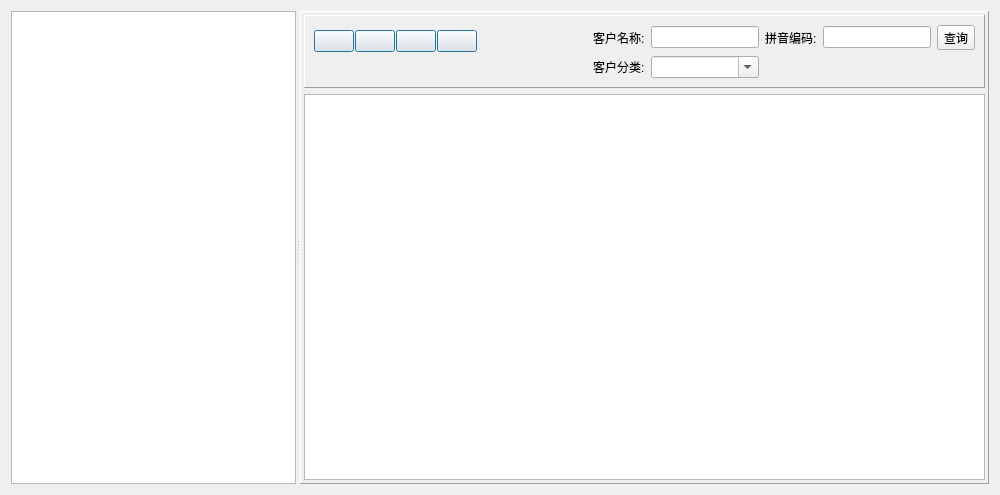
<?xml version="1.0" encoding="UTF-8"?>
<ui version="4.0">
 <class>CusForm</class>
 <widget class="QWidget" name="CusForm">
  <property name="geometry">
   <rect>
    <x>0</x>
    <y>0</y>
    <width>1000</width>
    <height>495</height>
   </rect>
  </property>
  <property name="windowTitle">
   <string>Form</string>
  </property>
  <layout class="QHBoxLayout" name="horizontalLayout">
   <item>
    <widget class="QSplitter" name="splitter">
     <property name="orientation">
      <enum>Qt::Horizontal</enum>
     </property>
     <widget class="QTreeView" name="treeView">
      <property name="sizePolicy">
       <sizepolicy hsizetype="Fixed" vsizetype="Expanding">
        <horstretch>0</horstretch>
        <verstretch>0</verstretch>
       </sizepolicy>
      </property>
      <property name="editTriggers">
       <set>QAbstractItemView::NoEditTriggers</set>
      </property>
      <property name="selectionMode">
       <enum>QAbstractItemView::SingleSelection</enum>
      </property>
      <attribute name="headerHighlightSections">
       <bool>false</bool>
      </attribute>
     </widget>
     <widget class="QFrame" name="frame">
      <property name="frameShape">
       <enum>QFrame::Panel</enum>
      </property>
      <property name="frameShadow">
       <enum>QFrame::Raised</enum>
      </property>
      <layout class="QGridLayout" name="gridLayout_3">
       <property name="margin">
        <number>3</number>
       </property>
       <item row="0" column="0">
        <widget class="QFrame" name="frame_2">
         <property name="sizePolicy">
          <sizepolicy hsizetype="Preferred" vsizetype="Fixed">
           <horstretch>0</horstretch>
           <verstretch>0</verstretch>
          </sizepolicy>
         </property>
         <property name="frameShape">
          <enum>QFrame::Panel</enum>
         </property>
         <property name="frameShadow">
          <enum>QFrame::Raised</enum>
         </property>
         <layout class="QGridLayout" name="gridLayout_2">
          <item row="0" column="4">
           <layout class="QGridLayout" name="gridLayout">
            <property name="spacing">
             <number>1</number>
            </property>
            <item row="0" column="3">
             <widget class="QPushButton" name="cancelButton">
              <property name="sizePolicy">
               <sizepolicy hsizetype="Fixed" vsizetype="Fixed">
                <horstretch>0</horstretch>
                <verstretch>0</verstretch>
               </sizepolicy>
              </property>
              <property name="toolTip">
               <string>Exit</string>
              </property>
              <property name="text">
               <string/>
              </property>
              <property name="icon">
               <iconset>
                <normaloff>:/image/cancel.png</normaloff>:/image/cancel.png</iconset>
              </property>
              <property name="iconSize">
               <size>
                <width>24</width>
                <height>24</height>
               </size>
              </property>
              <property name="default">
               <bool>true</bool>
              </property>
              <property name="flat">
               <bool>false</bool>
              </property>
             </widget>
            </item>
            <item row="0" column="2">
             <widget class="QPushButton" name="delButton">
              <property name="sizePolicy">
               <sizepolicy hsizetype="Fixed" vsizetype="Fixed">
                <horstretch>0</horstretch>
                <verstretch>0</verstretch>
               </sizepolicy>
              </property>
              <property name="toolTip">
               <string>Del</string>
              </property>
              <property name="text">
               <string/>
              </property>
              <property name="icon">
               <iconset>
                <normaloff>:/image/cross_48.png</normaloff>:/image/cross_48.png</iconset>
              </property>
              <property name="iconSize">
               <size>
                <width>24</width>
                <height>24</height>
               </size>
              </property>
              <property name="autoDefault">
               <bool>true</bool>
              </property>
              <property name="default">
               <bool>true</bool>
              </property>
              <property name="flat">
               <bool>false</bool>
              </property>
             </widget>
            </item>
            <item row="0" column="0">
             <widget class="QPushButton" name="newButton">
              <property name="sizePolicy">
               <sizepolicy hsizetype="Fixed" vsizetype="Fixed">
                <horstretch>0</horstretch>
                <verstretch>0</verstretch>
               </sizepolicy>
              </property>
              <property name="toolTip">
               <string>New</string>
              </property>
              <property name="text">
               <string/>
              </property>
              <property name="icon">
               <iconset>
                <normaloff>:/image/Add.png</normaloff>:/image/Add.png</iconset>
              </property>
              <property name="iconSize">
               <size>
                <width>24</width>
                <height>24</height>
               </size>
              </property>
              <property name="autoRepeat">
               <bool>false</bool>
              </property>
              <property name="autoExclusive">
               <bool>false</bool>
              </property>
              <property name="default">
               <bool>true</bool>
              </property>
              <property name="flat">
               <bool>false</bool>
              </property>
             </widget>
            </item>
            <item row="0" column="1">
             <widget class="QPushButton" name="editButton">
              <property name="sizePolicy">
               <sizepolicy hsizetype="Fixed" vsizetype="Fixed">
                <horstretch>0</horstretch>
                <verstretch>0</verstretch>
               </sizepolicy>
              </property>
              <property name="toolTip">
               <string>Edit</string>
              </property>
              <property name="text">
               <string/>
              </property>
              <property name="icon">
               <iconset>
                <normaloff>:/image/edit.png</normaloff>:/image/edit.png</iconset>
              </property>
              <property name="iconSize">
               <size>
                <width>24</width>
                <height>24</height>
               </size>
              </property>
              <property name="autoDefault">
               <bool>true</bool>
              </property>
              <property name="default">
               <bool>true</bool>
              </property>
             </widget>
            </item>
            <item row="1" column="0">
             <widget class="QLabel" name="label_4">
              <property name="sizePolicy">
               <sizepolicy hsizetype="Fixed" vsizetype="Fixed">
                <horstretch>0</horstretch>
                <verstretch>0</verstretch>
               </sizepolicy>
              </property>
              <property name="text">
               <string/>
              </property>
             </widget>
            </item>
           </layout>
          </item>
          <item row="0" column="5">
           <layout class="QGridLayout" name="gridLayout_4">
            <item row="0" column="2">
             <widget class="QLineEdit" name="nameEdit">
              <property name="sizePolicy">
               <sizepolicy hsizetype="Fixed" vsizetype="Fixed">
                <horstretch>0</horstretch>
                <verstretch>0</verstretch>
               </sizepolicy>
              </property>
             </widget>
            </item>
            <item row="0" column="4">
             <widget class="QLineEdit" name="pinyinEdit">
              <property name="sizePolicy">
               <sizepolicy hsizetype="Fixed" vsizetype="Fixed">
                <horstretch>0</horstretch>
                <verstretch>0</verstretch>
               </sizepolicy>
              </property>
             </widget>
            </item>
            <item row="0" column="0">
             <spacer name="horizontalSpacer">
              <property name="orientation">
               <enum>Qt::Horizontal</enum>
              </property>
              <property name="sizeHint" stdset="0">
               <size>
                <width>40</width>
                <height>20</height>
               </size>
              </property>
             </spacer>
            </item>
            <item row="0" column="3">
             <widget class="QLabel" name="labelPinyin">
              <property name="sizePolicy">
               <sizepolicy hsizetype="Fixed" vsizetype="Preferred">
                <horstretch>0</horstretch>
                <verstretch>0</verstretch>
               </sizepolicy>
              </property>
              <property name="text">
               <string>拼音编码:</string>
              </property>
             </widget>
            </item>
            <item row="0" column="5">
             <widget class="QToolButton" name="queryButton">
              <property name="text">
               <string>查询</string>
              </property>
              <property name="icon">
               <iconset>
                <normaloff>:/image/search_48.png</normaloff>:/image/search_48.png</iconset>
              </property>
              <property name="iconSize">
               <size>
                <width>24</width>
                <height>24</height>
               </size>
              </property>
              <property name="toolButtonStyle">
               <enum>Qt::ToolButtonTextBesideIcon</enum>
              </property>
             </widget>
            </item>
            <item row="1" column="2">
             <widget class="QComboBox" name="typeComboBox">
              <property name="editable">
               <bool>true</bool>
              </property>
             </widget>
            </item>
            <item row="0" column="1">
             <widget class="QLabel" name="labelName">
              <property name="sizePolicy">
               <sizepolicy hsizetype="Fixed" vsizetype="Preferred">
                <horstretch>0</horstretch>
                <verstretch>0</verstretch>
               </sizepolicy>
              </property>
              <property name="text">
               <string>客户名称:</string>
              </property>
             </widget>
            </item>
            <item row="1" column="1">
             <widget class="QLabel" name="labelType">
              <property name="text">
               <string>客户分类:</string>
              </property>
             </widget>
            </item>
           </layout>
          </item>
         </layout>
        </widget>
       </item>
       <item row="1" column="0">
        <widget class="QTableView" name="tableView">
         <property name="editTriggers">
          <set>QAbstractItemView::NoEditTriggers</set>
         </property>
         <property name="sortingEnabled">
          <bool>true</bool>
         </property>
        </widget>
       </item>
      </layout>
     </widget>
    </widget>
   </item>
  </layout>
 </widget>
 <resources/>
 <connections/>
</ui>
